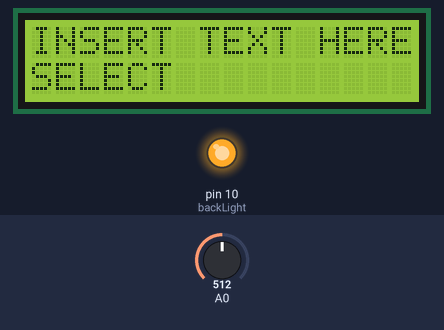
The sketch below on a simulated Arduino Uno, built with avr-gcc and run on an emulated ATmega328P. Shown: 16×2 character LCD, output pins drawn as LEDs (lit = HIGH). The test bench sets the inputs (shaded band); at power-on: A0 = 512.

Above: at 1.2 s.
1.3 s: A0 set to 306
At 2.2 s:
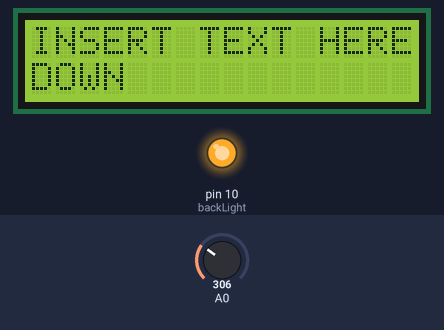
2.8 s: A0 set to 122
At 3.3 s:
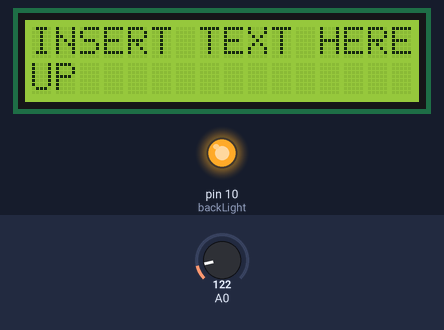
4.3 s: A0 set to 0
At 5.5 s:
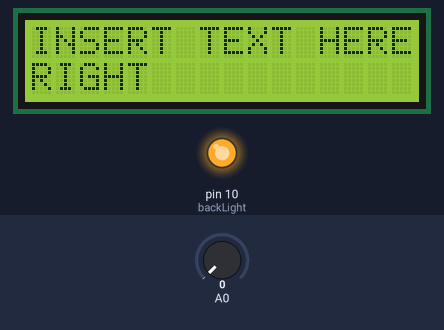
5.8 s: A0 set to 900
At 6.8 s:
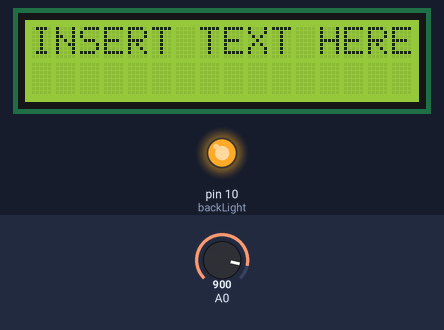
7.3 s: A0 set to 716
At 8.0 s:
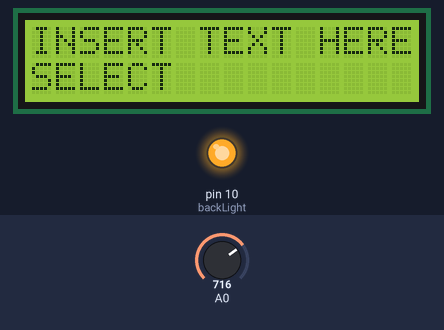
8.8 s: A0 set to 1023
At 9.1 s:
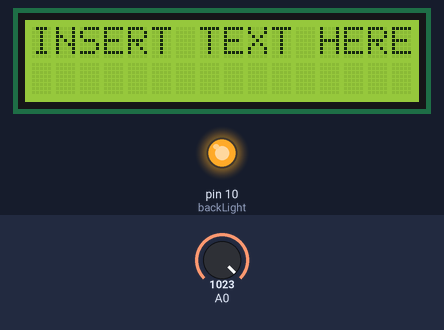
Timing chart, 0 to 11.3 s (numbered marks = the images above; inputs shaded):
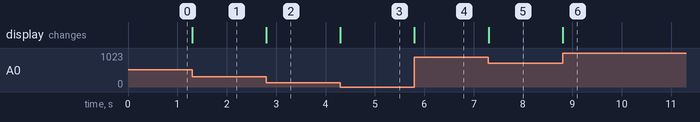

Measured:
- after the input at 1.3 s, the display: changes at once (image 1)
- after the input at 2.8 s, the display: changes at once (image 2)
- after the input at 4.3 s, the display: changes at once (image 3)
- after the input at 5.8 s, the display: changes at once (image 4)
- after the input at 7.3 s, the display: changes at once (image 5)
- after the input at 8.8 s, the display: changes at once (image 6)

The sketch:

project-12.ino
```cpp
/*
  [More Info] - https://www.arduino.cc/reference/en/libraries/liquidcrystal/
*/

// v1 - Liquid Crystal Display + Keyboard
#include <LiquidCrystal.h>

const int rs = 8, en = 9, d4 = 4, d5 = 5, d6 = 6, d7 = 7;
const int backLight = 10;

LiquidCrystal lcd(rs, en, d4, d5, d6, d7);

struct{
  int limit;
  char *name;
} keys[] = {
    { 50, "RIGHT " },
    { 150,"UP    " },
    { 350,"DOWN  " },
    { 500,"LEFT  " },
    { 750,"SELECT" },
    {1024,"      " }
  };

void setup() {
  pinMode(backLight, OUTPUT);
  lcd.begin(16, 2);
  lcd.print("INSERT TEXT HERE");
  digitalWrite(backLight, HIGH);
}

void loop(){
  static int previousKey = -1;
  int reading = analogRead(A0);
  int newKey;
  for (newKey = 0; ; newKey++){
     if(reading < keys[newKey].limit){
     break;
     }
  }

  if(newKey != previousKey){
     lcd.setCursor(0,1);
     lcd.print(keys[newKey].name);
  }
}
```
